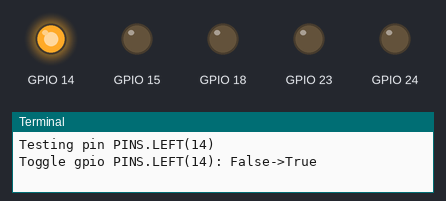
A program run on a simulated Raspberry Pi (BCM pin numbers). Shown: output pins drawn as LEDs (lit = HIGH), the last lines printed to the terminal. At 25.0 s the program stops and its outputs stay as they are.

Above: at 0.2 s.
At 1.7 s:
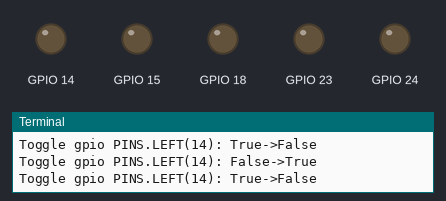
Timing chart, 0 to 3.0 s (numbered marks = the images above):
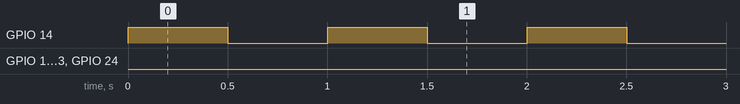

Measured:
- by itself, GPIO 14: alternates HIGH for 0.50 s and LOW for 0.50 s, 10 changes in all, then stays LOW
- by itself, GPIO 15: LOW → HIGH at 5.0 s, → LOW 0.50 s later, → HIGH 0.50 s later, → LOW 0.50 s later, … (10 changes in this stretch)
- by itself, GPIO 18: LOW → HIGH at 10.0 s, → LOW 0.50 s later, → HIGH 0.50 s later, → LOW 0.50 s later, … (10 changes in this stretch)
- by itself, GPIO 23: LOW → HIGH at 15.0 s, → LOW 0.50 s later, → HIGH 0.50 s later, → LOW 0.50 s later, … (10 changes in this stretch)
- by itself, GPIO 24: LOW → HIGH at 20.0 s, → LOW 0.50 s later, → HIGH 0.50 s later, → LOW 0.50 s later, … (10 changes in this stretch)

The program:

gpio_controller_test.py
```python
from gpio_controller import GPIO_CONTROLLER, PINS
from time import sleep


def test():
    controller = GPIO_CONTROLLER()
    for pin in PINS:
        print(f"Testing pin {pin}({pin.value})")
        for _ in range(10):
            controller.toggle_pin(pin)
            sleep(0.5)


if __name__ == "__main__":
    test()
```

gpio_controller.py
```python
from enum import Enum
import gpiod
from gpiod.line import Direction, Value


class PINS(Enum):
    LEFT = 14
    RIGHT = 15
    TOP = 18
    BOTTOM = 23
    CAMERA = 24


class GPIO_CONTROLLER:
    def __init__(self):
        # Initialize all pins to INACTIVE aka False
        self.pin_states = {pin_num: False for pin_num in PINS}
        self.lines = gpiod.request_lines(
            "/dev/gpiochip0",
            config={l.value: gpiod.LineSettings(direction=Direction.OUTPUT, output_value=Value.INACTIVE) for l in PINS}
        )

    def toggle_pin(self, pin_num):
        assert pin_num in PINS
        old_state = self.pin_states[pin_num]
        self.lines.set_value(pin_num.value, Value.INACTIVE if old_state else Value.ACTIVE)
        print(f"Toggle gpio {pin_num}({pin_num.value}): {old_state}->{not old_state}")
        self.pin_states[pin_num] = not old_state

    def __del__(self):
        self.lines.release()
```
